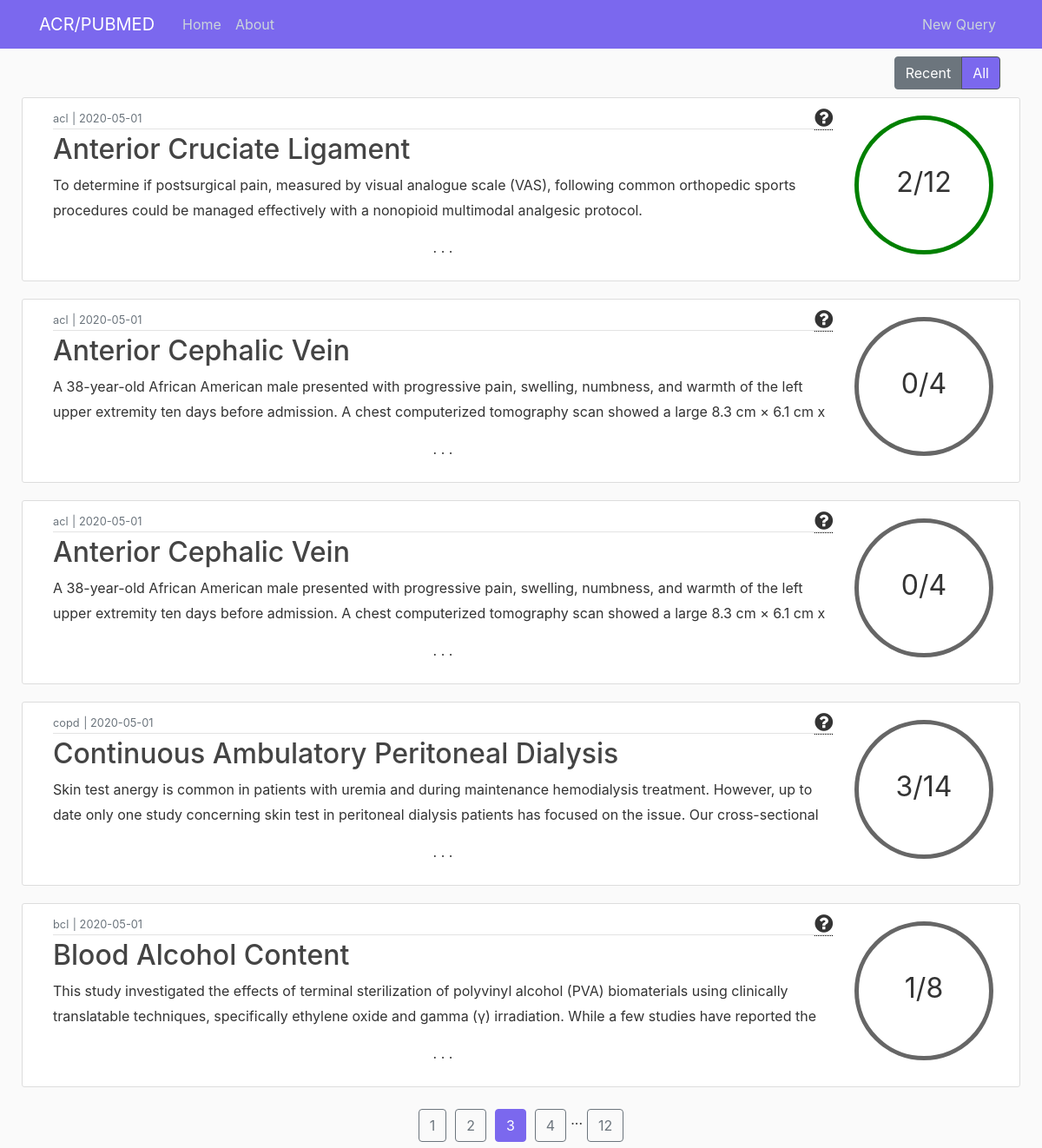
Page /home/all?page=3 on the committed database.
### flaskblog/models.py (models this page shows, shortened)
class QueryT(db.Model):
    __tablename__ = 'queryt'
    id = db.Column(db.Integer, primary_key=True)
    term = db.Column(db.String(100), nullable=False)
    origterm = db.Column(db.String(100), nullable=False)
    date_posted = db.Column(db.DateTime, nullable=False, default=datetime.utcnow)
    content = db.Column(db.Text, nullable=False)
    percentmatch = db.Column(db.String(3), nullable=False)
    origtermpresent = db.Column(db.Boolean, nullable=False)
    acrmatches = db.Column(db.Text)
    lfmatches = db.Column(db.Text)
    user_id = db.Column(db.String(50), nullable=False)

### flaskblog/main/routes.py (the view)
@main.route("/home/all")
def home_all():
    page = request.args.get('page', 1, type=int)
    queriest = QueryT.query.order_by(QueryT.date_posted.desc()).paginate(page=page, per_page=5)
    return render_template('home.html', queriest=queriest, active1="", active2="active")

### flaskblog/templates/home.html (shortened to what this page needs)
{% extends "layout.html" %}
{% block content %}
    <div class="container-fluid">
        <main role="main">
          <div class="row">
            <div class="d-flex flex-row-reverse col-md-12">
                <div id="toggler" class="btn-group btn-group-toggle p-2">
                    <label class="btn btn-secondary {{ active1 }}" onclick="location.href='{{ url_for('main.home') }}';">
                        <input type="radio" name="options" id="option1" autocomplete="off"> Recent
                    </label>
                    <label class="btn btn-secondary {{ active2 }}" onclick="location.href='{{ url_for('main.home_all') }}';">
                        <input type="radio" name="options" id="option2" autocomplete="off"> All
                    </label>
                </div>
            </div>
            <div id="mess" class="col-md-12">
            </div>
            {% for queryt in queriest.items %}
                <article class="media content-section col-md-12">
                    <div class="media-body col-md-12">
                        <div class="article-metadata">
                            <small class="text-muted">{{ queryt.origterm }}</small>
                            <small class="text-muted"> | </small>
                            <small class="text-muted">{{ queryt.date_posted.strftime('%Y-%m-%d') }}</small>
                            <div class="d-none d-sm-block rightsidediv tooltip">
                                <i class="fa fa-question-circle" style="font-size:24px"></i>
                            </div>
                        </div>
                        <h2><a class="article-title" href="{{ url_for('queries.queryt', queryt_id=queryt.id) }}">{{ queryt.term }}</a></h2>
                        <p class="article-home">{{ queryt.content }}</p>
                        <p class="cont-dash">. . .</p>
                    </div>
                    <div class="d-none d-sm-block">
                        {% if queryt.origtermpresent %}
                            <div class = "align-self-center circleg"><p></p>{{  queryt.percentmatch }}</div>
                        {% else %}
                            <div class = "align-self-center circle"><p></p>{{  queryt.percentmatch }}</div>
                        {% endif %}
                    </div>
                </article>
            {% endfor %}
          </div>
        </main>
    </div>
{% endblock content %}
{% block footer %}
<div id="foot" class="d-flex justify-content-center col-md-12">
    {% for page_num in queriest.iter_pages(left_edge=1, right_edge=1, left_current=1, right_current=2) %}
        {% if page_num %}
            {% if queriest.page == page_num %}
                {% if active2 %}
                    <a id = "current" class="btn btn-info mb-4" href="{{ url_for('main.home_all', page=page_num) }}">{{ page_num }}</a>
                {% else %}
                    <a id = "current" class="btn btn-info mb-4" href="{{ url_for('main.home', page=page_num) }}">{{ page_num }}</a>
                {% endif %}
            {% else %}
                {% if active2 %}
                    <a class="btn btn-outline-info mb-4" href="{{ url_for('main.home_all', page=page_num) }}">{{ page_num }}</a>
                {% else %}
                    <a class="btn btn-outline-info mb-4" href="{{ url_for('main.home', page=page_num) }}">{{ page_num }}</a>
                {% endif %}
            {% endif %}
        {% else %}
            ...
        {% endif %}
    {% endfor %}
</div>
{% endblock %}

### flaskblog/static/main.css (style rules this page uses)
body { background: #fafafa; color: #333333; margin-top: 4rem; }
h1, h2, h3, h4, h5, h6 { color: #444444; }
.btn.btn-secondary.active { background-color:#7b68ee !important; }
.content-section { vertical-align: central; background: #ffffff; padding: 10px 20px; border: 1px solid #dddddd; border-radius: 3px; margin-bottom: 20px; }
.circle { width: 5em; height: 5em; line-height: 3.5em; border-radius: 50%; text-align: center; font-size: 32px; border: 5px solid #666; margin: 10px; }
.btn-outline-info { border-color:#6c757d; color:#6c757d; margin-right: 5px; margin-left:5px; }
.btn-info { background-color: mediumslateblue; border-color:mediumslateblue; margin-right: 5px; margin-left:5px; }
.container-fluid { padding: 0px 40px; vertical-align: central; position: absolute; top: 3.5em; bottom: 50px; right: 0; left: 0; overflow-y: auto; }
#foot { margin-top: 5px !important; }
.row { margin-top:1px; }
.circleg { width: 5em; height: 5em; line-height: 3.5em; border-radius: 50%; text-align: center; font-size: 32px; border: 5px solid green; margin: 10px; }
.article-title { color: #444444; overflow: hidden; text-overflow: ellipsis; }
.article-home { white-space: pre-line; overflow: hidden; text-overflow: ellipsis; max-height: 3.6em; line-height: 1.8em; }
.cont-dash { text-align: center; }
.article-metadata { padding-bottom: 1px; margin-bottom: 4px; border-bottom: 1px solid #e3e3e3; }
.rightsidediv { float:right; opacity: 1; }
.tooltip { position: relative; display: inline-block; z-index: 1000; border-bottom: 1px dotted black; }
.media-body { overflow:hidden; }

### rows in the picture
QueryT: origterm "acl", date_posted "2020-05-01", term "Anterior Cruciate Ligament", content "To determine if postsurgical pain, measured by visual analogue scale (VAS), following common orthopedic sports procedures could be managed effectively with a nonopioid multimodal analgesic protocol.…", percentmatch "2/12"
QueryT: origterm "acl", date_posted "2020-05-01", term "Anterior Cephalic Vein", content "A 38-year-old African American male presented with progressive pain, swelling, numbness, and warmth of the left upper extremity ten days before admission. A chest computerized tomography scan showed a large 8.3 cm × 6.1 cm x…", percentmatch "0/4"
QueryT: origterm "acl", date_posted "2020-05-01", term "Anterior Cephalic Vein", content "A 38-year-old African American male presented with progressive pain, swelling, numbness, and warmth of the left upper extremity ten days before admission. A chest computerized tomography scan showed a large 8.3 cm × 6.1 cm x…", percentmatch "0/4"
QueryT: origterm "copd", date_posted "2020-05-01", term "Continuous Ambulatory Peritoneal Dialysis", content "Skin test anergy is common in patients with uremia and during maintenance hemodialysis treatment. However, up to date only one study concerning skin test in peritoneal dialysis patients has focused on the issue. Our cross-sectional…", percentmatch "3/14"
QueryT: origterm "bcl", date_posted "2020-05-01", term "Blood Alcohol Content", content "This study investigated the effects of terminal sterilization of polyvinyl alcohol (PVA) biomaterials using clinically translatable techniques, specifically ethylene oxide and gamma (γ) irradiation. While a few studies have reported the…", percentmatch "1/8"

### other values in the picture
{{ page_num }} "1" "2" "4" "12"
{{ page_num }} "3"
